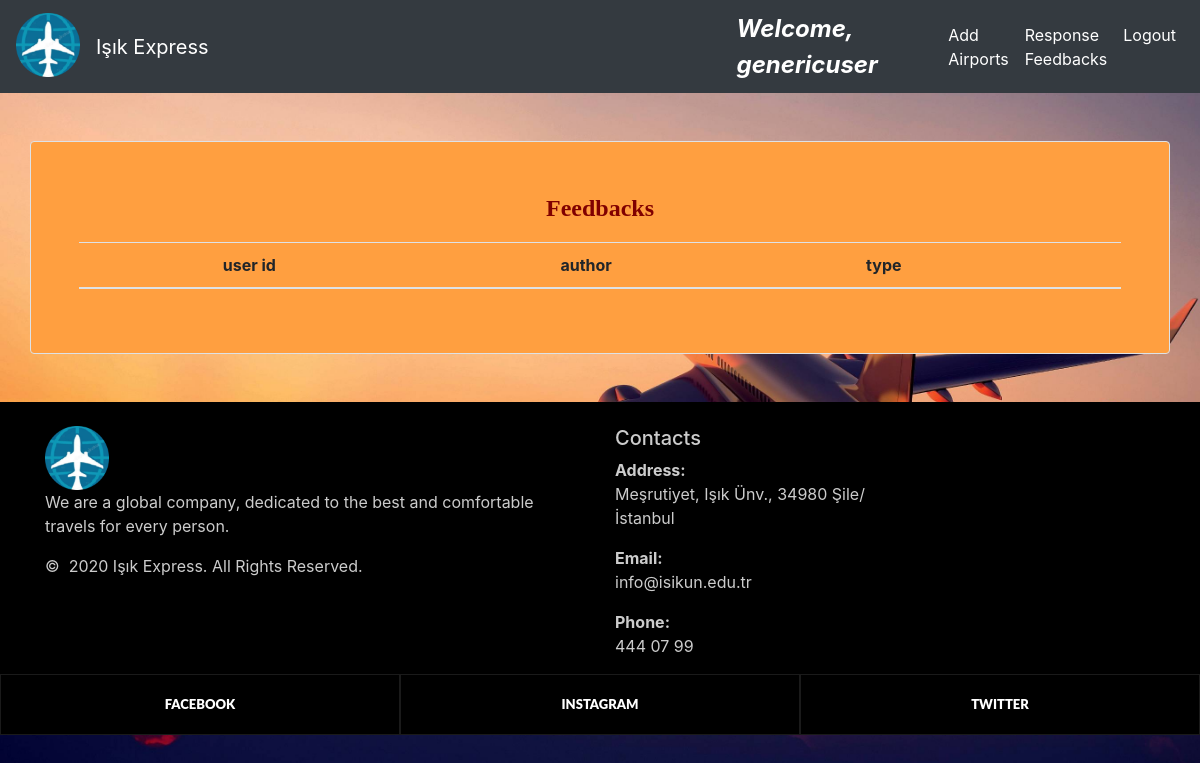
The app's page /feedbacklist (signed in), older data.
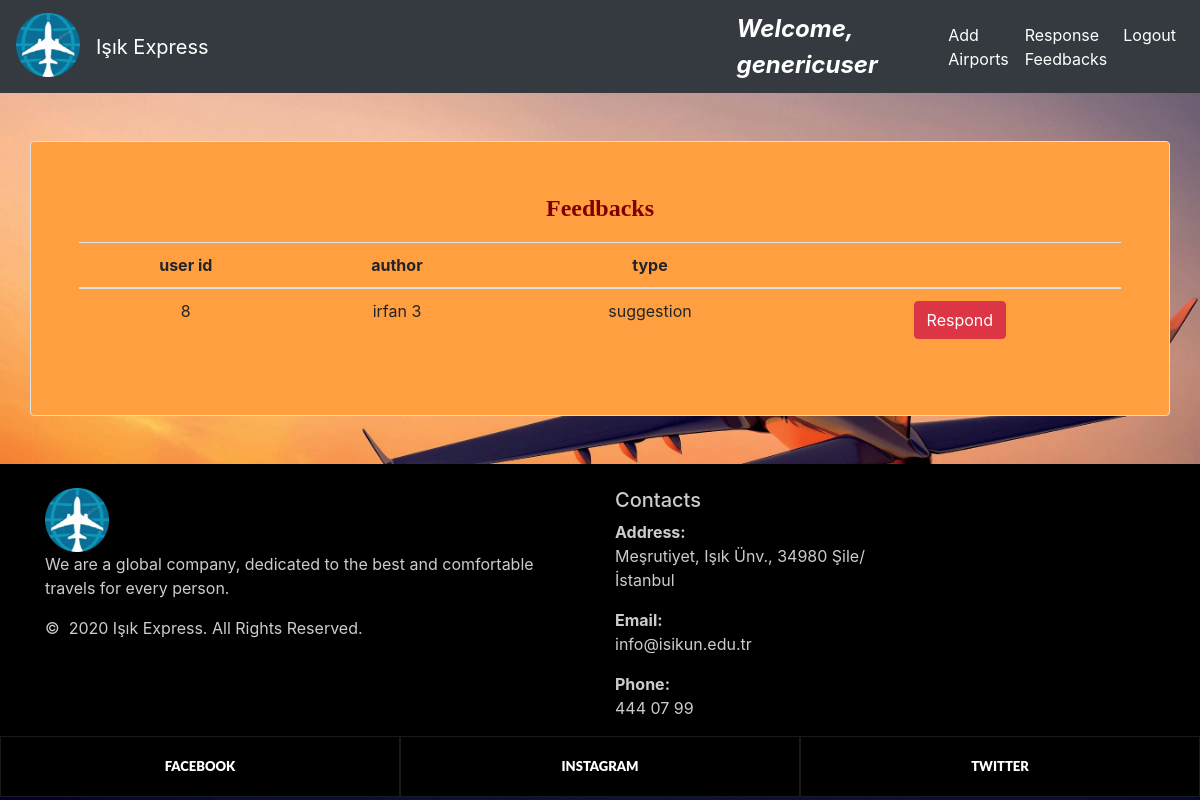
The same page, newer data.
### home/models.py (models this page shows, shortened)
class Feedback(models.Model):
    TYPE = (
        ('request','request'),
        ('suggestion','suggestion'),
        ('complaint','complaint')
    )
    ISOK =(
        ('YES','YES'),
        ('NO','NO')
    )
    type= models.CharField(max_length=255,null=True,choices=TYPE)
    text= models.TextField(max_length=1000, null=True)
    registereduser =models.ForeignKey(RegisteredUser,null=True,on_delete= models.CASCADE)
    adminresponse=models.TextField(max_length=1000,null=True,blank=True)
    is_ok = models.CharField(default='NO', max_length=10, null=True , choices=ISOK)

class RegisteredUser(models.Model):
    user= models.OneToOneField(User,null=True,on_delete=models.CASCADE)   ## realation with django's user
    first_name = models.CharField(max_length=255,null=True)
    last_name = models.CharField(max_length=255, null=True)
    phone = models.CharField(max_length=11, null=True)
    email = models.EmailField(max_length=254)
    date_created = models.DateField(auto_now_add=True,null=True)
    my_points = models.DecimalField(max_digits=10, decimal_places=2, null=True)
    def __str__(self):
        return self.first_name+" "+self.last_name

### home/views.py (the view)
# urls.py: path('feedbacklist', views.feedbacklist , name="feedbacklist"),
@login_required
def feedbacklist(request):
    user = request.user
    registereduser = RegisteredUser.objects.get(user=user)
    requested_user_type = user_type.objects.get(registereduser=registereduser)
    feedbacks = Feedback.objects.filter(is_ok='NO')
    return render(request, 'home/feedbacklist.html', { 'feedbacks': feedbacks , 'requested_user_type':requested_user_type })

### home/templates/home/feedbacklist.html (shortened to what this page needs)
{% extends 'home/main.html' %}
{% load static %}
{% block content %}
<head>
    <link rel="stylesheet" type="text/css" href="{% static 'css/footer.css' %}">
    <link rel="stylesheet" type="text/css" href="{% static 'css/background.css' %}">
    <link rel="stylesheet" href="https://cdnjs.cloudflare.com/ajax/libs/font-awesome/4.7.0/css/font-awesome.min.css">
    <link rel="stylesheet" href="https://stackpath.bootstrapcdn.com/bootstrap/4.1.1/css/bootstrap.min.css">
    <link rel="stylesheet" href="https://stackpath.bootstrapcdn.com/bootstrap/4.1.1/js/bootstrap.bundle.min.js">
</head>
<body class="first-info">
{% if requested_user_type.user_type == 'A' %}
<div class="container border p-5 my-5 rounded" style="background-color:#ff9f40">
    <center><p><font face="tahoma" size="5" color="maroon"><b>Feedbacks</b></font></p></center>
    <table class="table table-hover text-center">
        <thead>
        <tr>
            <th>user id</th>
            <th>author</th>
            <th>type</th>
            <th></th>
        </tr>
        </thead>
        <tbody>
        {% for i in feedbacks %}
        <form action="" method="POST">
            <tr>
                <td>{{ i.registereduser.id }}</td>
                <td>{{ i.registereduser }}</td>
                <td>{{ i.type }}</td>
                <td><a href="{% url 'response_feedback' i.id %}" name="choose" class="btn btn-danger" role="button">Respond</a>
                </td>
            </tr>
        </form>
        {% endfor %}
        </tbody>
    </table>
</div>
{% endif %}
</body>
{% endblock %}

### home/templates/home/main.html (shortened to what this page needs)
{% load static %}
<head>
    <link rel="stylesheet" type="text/css" href="/static/css/background.css">
    <link href="//maxcdn.bootstrapcdn.com/bootstrap/4.1.1/css/bootstrap.min.css" rel="stylesheet" id="bootstrap-css">
</head>
<body class="first-info">
{% if user.is_authenticated %}
{% include 'home/navbar.html' %}
    {% else %}
     {% include 'home/home.html' %}
{% endif %}
{% block content %}
{% endblock %}
</body>
{% include 'home/footer.html' %}

### home/templates/home/navbar.html (shortened to what this page needs)
{% load static %}
{% block content %}
<head>
</head>
<body>
<nav class="navbar navbar-expand-md navbar-dark bg-dark">
    <a class="navbar-brand pb-2" href="{% url 'homepage' %}"><img src="{% static 'images/logo.png' %}" style="height: 64px; width: 64px"></a>
                <a class="navbar-brand" href="{% url 'homepage' %}">Işık Express</a>
    <a class="nav navbar-nav navbar-right " style="margin-left: 32rem !important;" ><font  size="5" color="white"><b><i>Welcome, {{user.username}}</i></b></font></a>
    <div class="collapse navbar-collapse" id="navbarNavDropdown" style="margin-left: 3% !important;">
        <ul class="navbar-nav">
        {% if requested_user_type.user_type == 'A' %}
        <li class="nav-item active">
                <a class="nav-link" href="{% url 'addairport' %}">Add Airports <span class="sr-only">(current)</span></a>
            </li>
            <li class="nav-item">
                <a class="nav-link" href="{% url 'feedbacklist' %}" style="color:white">Response Feedbacks</a>
            </li>
             <li class="nav-item">
                 <a class="nav-link" href="{% url 'logout' %}" style="color:white">Logout</a>
             </li>
        {% endif %}
        </ul>
    </div>
</nav>
</body>
{% endblock %}

### home/templates/home/footer.html (shortened to what this page needs)
{% load static %}
{% block content %}
<head>
    <link rel="stylesheet" type="text/css" href="/static/css/footer.css">
</head>
<body>
 <footer class="section footer-classic context-dark bg-image" style="background: #000000;">
                <br>
        <div class="container" >
          <div class="row row-30">
            <div class="col-md-6 col-xl-6">
              <div class="pr-xl-4"><a class="brand" href="/"><img src="/static/images/logo.png" alt="" width="64" height="64" s></a>
                <p>We are a global company, dedicated to the best and comfortable travels for every person.</p>
                <p class="rights"><span>©  </span><span class="copyright-year">2020</span><span> </span><span>Işık Express</span><span>. </span><span>All Rights Reserved.</span></p>
              </div>
            </div>
            <div class="col-md-3" >
              <h5>Contacts</h5>
              <dl class="contact-list" >
                <dt>Address:</dt>
                <dd>Meşrutiyet, Işık Ünv., 34980 Şile/İstanbul</dd>
              </dl>
              <dl class="contact-list">
                <dt>Email:</dt>
                <dd>info@isikun.edu.tr</dd>
              </dl>
              <dl class="contact-list">
                <dt>Phone:</dt>
                <dd>444 07 99</dd>
              </dl>
            </div>
          </div>
        </div>
        <div class="row no-gutters social-container">
          <div class="col"><a class="social-inner" href="https://tr-tr.facebook.com/isikuniversitesi"><span>Facebook</span></a></div>
          <div class="col"><a class="social-inner" href="https://www.instagram.com/isikuniversitesi"><span>instagram</span></a></div>
          <div class="col"><a class="social-inner" href="https://twitter.com/FMVIsikUniv?ref_src=twsrc%5Egoogle%7Ctwcamp%5Eserp%7Ctwgr%5Eauthor"><span>twitter</span></a></div>
        </div>
      </footer>
</body>
{% endblock %}

### home/static/css/background.css (style rules this page uses)
.first-info { background-image: url( '/static/images/plane1.jpg' ) ; background-size: cover; background-repeat: no-repeat; }

### home/static/css/footer.css (style rules this page uses)
.context-dark, .bg-gray-dark, .bg-primary { color: rgba(255, 255, 255, 0.8); }
.footer-classic a, .footer-classic a:focus, .footer-classic a:active { color: #ffffff; }
ul, ol { list-style: none; padding: 0; margin: 0; }
.social-inner { display: flex; flex-direction: column; align-items: center; width: 100%; padding: 23px; font: 900 13px/1 "Lato", -apple-system, BlinkMacSystemFont, "Segoe UI", Roboto, "Helvetica Neue", Arial, sans-serif; text-transform: uppercase; color: rgba(255, 255, 255, 0.5); }
.social-container .col { border: 1px solid rgba(255, 255, 255, 0.1); }

Row changes from the older to the newer data that the page shows:
added Feedback: registereduser.id "8", registereduser "irfan 3", type "suggestion"
